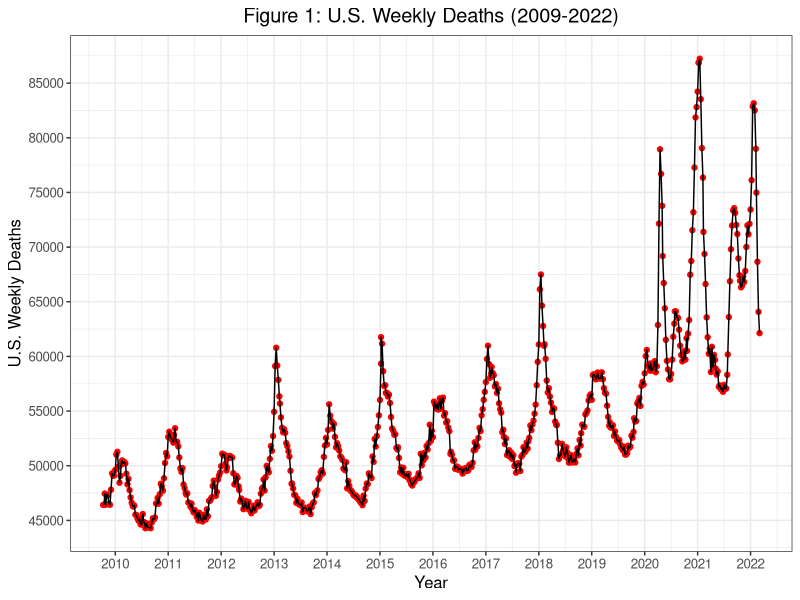
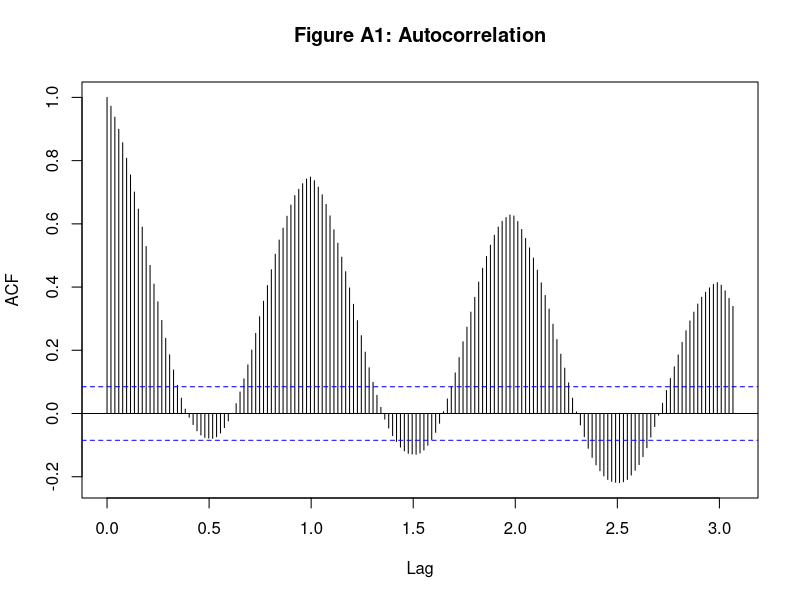
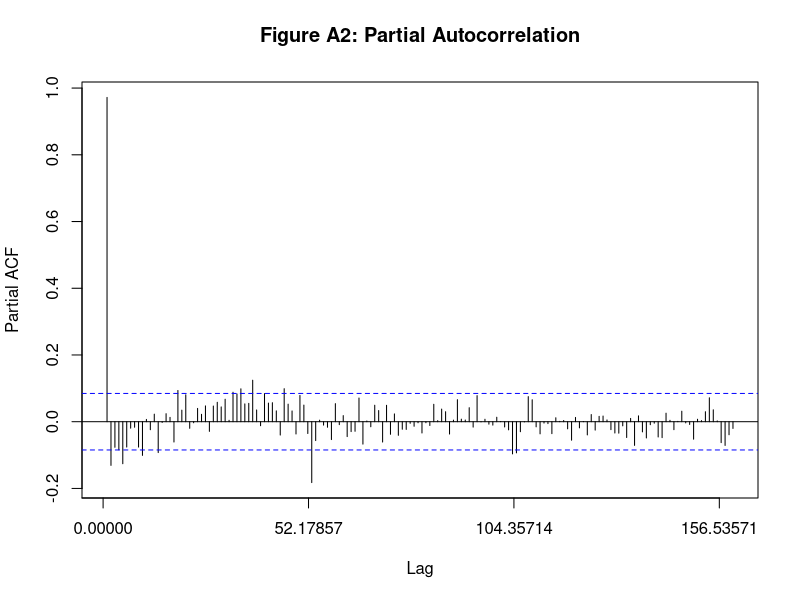
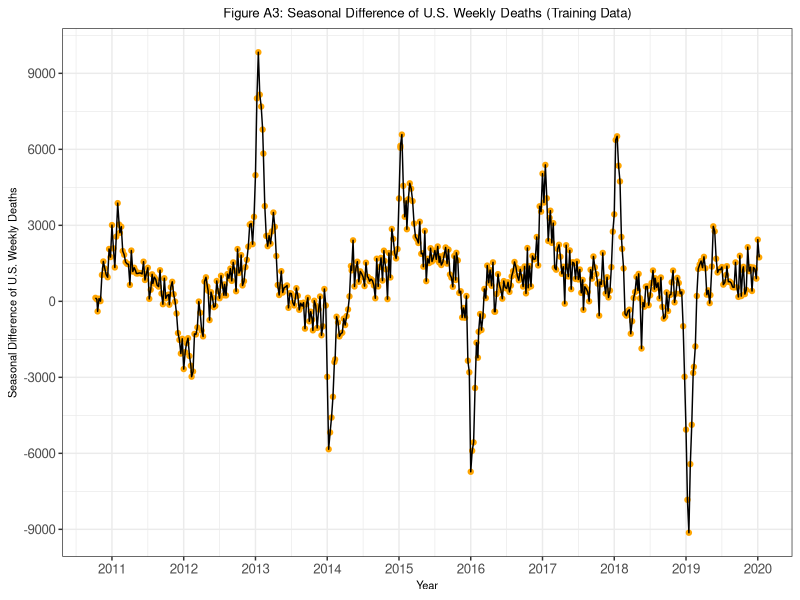

These charts were generated, in order, by the following R code: (Note: a time limit stopped this script after it produced the figures.)
## ---- chunk 1
knitr::opts_chunk$set(echo = TRUE)
## ---- chunk 2
library(ggplot2)
library(forecast)
library(urca)
## ---- chunk 3
data <- read.csv("US_Weekly_Deaths.csv", as.is=T)
training_data <- as.ts(data[1:535,]) # Before COVID deaths
training_data <- ts(training_data, start = 2009.7665982, frequency = 52.17857)
testing_data <- as.ts(data[536:dim(data)[1],]) # Week 536 has first COVID death
testing_data <- ts(testing_data, start = 2020.03832991, frequency = 52.17857)
## ---- chunk 4
# Plot of US Weekly Deaths (2009-2022)
ggplot(data, aes(x = Date, y = All.Deaths)) + 
  geom_point(col = "red") + 
  geom_line() +
  labs(x = "Year",
       y = "U.S. Weekly Deaths",
       title = "Figure 1: U.S. Weekly Deaths (2009-2022)") +
  scale_x_continuous(breaks = seq(2009, 2022, by = 1)) +
  scale_y_continuous(breaks = seq(45000, 85000, by = 5000)) +
  theme_bw() +
  theme(text = element_text(size = 12), 
        plot.title = element_text(hjust = 0.5))
## ---- chunk 5
# Time Series for All Deaths
Deaths <- training_data[,"All.Deaths"]
Year <- training_data[,"Year"]
Week <- training_data[,"Week"]
## ---- chunk 6
summary(Deaths) # Summary of Weekly Deaths Pre-COVID (Training Dataset)
summary(testing_data[,"All.Deaths"]) # Summary of Weekly Deaths During COVID (Testing Dataset)
## ---- chunk 7
# Autocorrelation
acf(Deaths, lag = 160, main = 'Figure A1: Autocorrelation') # acf
## ---- chunk 8
# Partial Autocorrelation
Pacf(Deaths, lag = 160, main = 'Figure A2: Partial Autocorrelation') 
## ---- chunk 9
# Kwiatkowski-Phillips-Schmidt-Shin (KPSS) test for Stationarity
summary(ur.kpss(Deaths)) # reject null (NOT stationary)
## ---- chunk 10
SD_Deaths <- diff(Deaths, lag = 52, differences = 1)
## ---- chunk 11
summary(ur.kpss(SD_Deaths)) # stationary
## ---- chunk 12
# Seasonal Difference of U.S. Weekly Deaths
SD_deaths_data <- data.frame(Year = training_data[53:length(Deaths),"Date"], SD_Deaths)

ggplot(SD_deaths_data, aes(x = Year, y = SD_Deaths)) + 
  geom_point(col = "orange") + 
  geom_line() +
  labs(x = "Year",
       y = "Seasonal Difference of U.S. Weekly Deaths",
       title = "Figure A3: Seasonal Difference of U.S. Weekly Deaths (Training Data)") +
  scale_x_continuous(breaks = seq(2009, 2020, by = 1)) +
  scale_y_continuous(breaks = seq(-15000, 15000, by = 3000)) +
  theme_bw() +
  theme(text = element_text(size = 12), 
        plot.title = element_text(hjust = 0.5),
        title = element_text(size = 8))
## ---- chunk 13
# Seasonal Component (0, 1, 0)
M000 <- arima(Deaths, order = c(0,0,0), seasonal = list(order = c(0,1,0), period = 52))
M001 <- arima(Deaths, order = c(1,0,0), seasonal = list(order = c(0,1,0), period = 52))
M002 <- arima(Deaths, order = c(0,0,1), seasonal = list(order = c(0,1,0), period = 52))
M003 <- arima(Deaths, order = c(1,0,1), seasonal = list(order = c(0,1,0), period = 52))
M004 <- arima(Deaths, order = c(2,0,0), seasonal = list(order = c(0,1,0), period = 52))
M005 <- arima(Deaths, order = c(0,0,2), seasonal = list(order = c(0,1,0), period = 52))
M006 <- arima(Deaths, order = c(2,0,1), seasonal = list(order = c(0,1,0), period = 52))
M007 <- arima(Deaths, order = c(1,0,2), seasonal = list(order = c(0,1,0), period = 52))
M008 <- arima(Deaths, order = c(2,0,2), seasonal = list(order = c(0,1,0), period = 52))
M009 <- arima(Deaths, order = c(3,0,0), seasonal = list(order = c(0,1,0), period = 52))
M010 <- arima(Deaths, order = c(0,0,3), seasonal = list(order = c(0,1,0), period = 52))
M011 <- arima(Deaths, order = c(3,0,1), seasonal = list(order = c(0,1,0), period = 52))
M012 <- arima(Deaths, order = c(1,0,3), seasonal = list(order = c(0,1,0), period = 52))
M013 <- arima(Deaths, order = c(3,0,2), seasonal = list(order = c(0,1,0), period = 52))
M014 <- arima(Deaths, order = c(2,0,3), seasonal = list(order = c(0,1,0), period = 52))
M015 <- arima(Deaths, order = c(3,0,3), seasonal = list(order = c(0,1,0), period = 52))

# Seasonal Component (1, 1, 0)
M100 <- arima(Deaths, order = c(0,0,0), seasonal = list(order = c(1,1,0), period = 52))
M101 <- arima(Deaths, order = c(1,0,0), seasonal = list(order = c(1,1,0), period = 52))
M102 <- arima(Deaths, order = c(0,0,1), seasonal = list(order = c(1,1,0), period = 52))
M103 <- arima(Deaths, order = c(1,0,1), seasonal = list(order = c(1,1,0), period = 52))
M104 <- arima(Deaths, order = c(2,0,0), seasonal = list(order = c(1,1,0), period = 52))
M105 <- arima(Deaths, order = c(0,0,2), seasonal = list(order = c(1,1,0), period = 52))
M106 <- arima(Deaths, order = c(2,0,1), seasonal = list(order = c(1,1,0), period = 52))
M107 <- arima(Deaths, order = c(1,0,2), seasonal = list(order = c(1,1,0), period = 52))
M108 <- arima(Deaths, order = c(2,0,2), seasonal = list(order = c(1,1,0), period = 52))
M109 <- arima(Deaths, order = c(3,0,0), seasonal = list(order = c(1,1,0), period = 52))
M110 <- arima(Deaths, order = c(0,0,3), seasonal = list(order = c(1,1,0), period = 52))
M111 <- arima(Deaths, order = c(3,0,1), seasonal = list(order = c(1,1,0), period = 52))
M112 <- arima(Deaths, order = c(1,0,3), seasonal = list(order = c(1,1,0), period = 52))
M113 <- arima(Deaths, order = c(3,0,2), seasonal = list(order = c(1,1,0), period = 52))
M114 <- arima(Deaths, order = c(2,0,3), seasonal = list(order = c(1,1,0), period = 52))
M115 <- arima(Deaths, order = c(3,0,3), seasonal = list(order = c(1,1,0), period = 52))

# Seasonal Component (0, 1, 1)
M200 <- arima(Deaths, order = c(0,0,0), seasonal = list(order = c(0,1,1), period = 52))
M201 <- arima(Deaths, order = c(1,0,0), seasonal = list(order = c(0,1,1), period = 52))
M202 <- arima(Deaths, order = c(0,0,1), seasonal = list(order = c(0,1,1), period = 52))
M203 <- arima(Deaths, order = c(1,0,1), seasonal = list(order = c(0,1,1), period = 52))
M204 <- arima(Deaths, order = c(2,0,0), seasonal = list(order = c(0,1,1), period = 52))
M205 <- arima(Deaths, order = c(0,0,2), seasonal = list(order = c(0,1,1), period = 52))
M206 <- arima(Deaths, order = c(2,0,1), seasonal = list(order = c(0,1,1), period = 52))
M207 <- arima(Deaths, order = c(1,0,2), seasonal = list(order = c(0,1,1), period = 52))
M208 <- arima(Deaths, order = c(2,0,2), seasonal = list(order = c(0,1,1), period = 52))
M209 <- arima(Deaths, order = c(3,0,0), seasonal = list(order = c(0,1,1), period = 52))
M210 <- arima(Deaths, order = c(0,0,3), seasonal = list(order = c(0,1,1), period = 52))
M211 <- arima(Deaths, order = c(3,0,1), seasonal = list(order = c(0,1,1), period = 52))
M212 <- arima(Deaths, order = c(1,0,3), seasonal = list(order = c(0,1,1), period = 52))
M213 <- arima(Deaths, order = c(3,0,2), seasonal = list(order = c(0,1,1), period = 52))
M214 <- arima(Deaths, order = c(2,0,3), seasonal = list(order = c(0,1,1), period = 52))
M215 <- arima(Deaths, order = c(3,0,3), seasonal = list(order = c(0,1,1), period = 52))

# Seasonal Component (1, 1, 1)
M300 <- arima(Deaths, order = c(0,0,0), seasonal = list(order = c(1,1,1), period = 52))
M301 <- arima(Deaths, order = c(1,0,0), seasonal = list(order = c(1,1,1), period = 52))
M302 <- arima(Deaths, order = c(0,0,1), seasonal = list(order = c(1,1,1), period = 52))
M303 <- arima(Deaths, order = c(1,0,1), seasonal = list(order = c(1,1,1), period = 52))
M304 <- arima(Deaths, order = c(2,0,0), seasonal = list(order = c(1,1,1), period = 52))
M305 <- arima(Deaths, order = c(0,0,2), seasonal = list(order = c(1,1,1), period = 52))
M306 <- arima(Deaths, order = c(2,0,1), seasonal = list(order = c(1,1,1), period = 52))
M307 <- arima(Deaths, order = c(1,0,2), seasonal = list(order = c(1,1,1), period = 52))
M308 <- arima(Deaths, order = c(2,0,2), seasonal = list(order = c(1,1,1), period = 52))
M309 <- arima(Deaths, order = c(3,0,0), seasonal = list(order = c(1,1,1), period = 52))
M310 <- arima(Deaths, order = c(0,0,3), seasonal = list(order = c(1,1,1), period = 52))
M311 <- arima(Deaths, order = c(3,0,1), seasonal = list(order = c(1,1,1), period = 52))
M312 <- arima(Deaths, order = c(1,0,3), seasonal = list(order = c(1,1,1), period = 52))
M313 <- arima(Deaths, order = c(3,0,2), seasonal = list(order = c(1,1,1), period = 52))
M314 <- arima(Deaths, order = c(2,0,3), seasonal = list(order = c(1,1,1), period = 52))
M315 <- arima(Deaths, order = c(3,0,3), seasonal = list(order = c(1,1,1), period = 52))

# Seasonal Component (2, 1, 0)
M400 <- arima(Deaths, order = c(0,0,0), seasonal = list(order = c(2,1,0), period = 52))
M401 <- arima(Deaths, order = c(1,0,0), seasonal = list(order = c(2,1,0), period = 52))
M402 <- arima(Deaths, order = c(0,0,1), seasonal = list(order = c(2,1,0), period = 52))
M403 <- arima(Deaths, order = c(1,0,1), seasonal = list(order = c(2,1,0), period = 52))
M404 <- arima(Deaths, order = c(2,0,0), seasonal = list(order = c(2,1,0), period = 52))
M405 <- arima(Deaths, order = c(0,0,2), seasonal = list(order = c(2,1,0), period = 52))
M406 <- arima(Deaths, order = c(2,0,1), seasonal = list(order = c(2,1,0), period = 52))
M407 <- arima(Deaths, order = c(1,0,2), seasonal = list(order = c(2,1,0), period = 52))
M408 <- arima(Deaths, order = c(2,0,2), seasonal = list(order = c(2,1,0), period = 52))
M409 <- arima(Deaths, order = c(3,0,0), seasonal = list(order = c(2,1,0), period = 52))
M410 <- arima(Deaths, order = c(0,0,3), seasonal = list(order = c(2,1,0), period = 52))
M411 <- arima(Deaths, order = c(3,0,1), seasonal = list(order = c(2,1,0), period = 52))
M412 <- arima(Deaths, order = c(1,0,3), seasonal = list(order = c(2,1,0), period = 52))
M413 <- arima(Deaths, order = c(3,0,2), seasonal = list(order = c(2,1,0), period = 52))
M414 <- arima(Deaths, order = c(2,0,3), seasonal = list(order = c(2,1,0), period = 52))
M415 <- arima(Deaths, order = c(3,0,3), seasonal = list(order = c(2,1,0), period = 52))

# Seasonal Component (0, 1, 2)
M500 <- arima(Deaths, order = c(0,0,0), seasonal = list(order = c(0,1,2), period = 52))
M501 <- arima(Deaths, order = c(1,0,0), seasonal = list(order = c(0,1,2), period = 52))
M502 <- arima(Deaths, order = c(0,0,1), seasonal = list(order = c(0,1,2), period = 52))
M503 <- arima(Deaths, order = c(1,0,1), seasonal = list(order = c(0,1,2), period = 52))
M504 <- arima(Deaths, order = c(2,0,0), seasonal = list(order = c(0,1,2), period = 52))
M505 <- arima(Deaths, order = c(0,0,2), seasonal = list(order = c(0,1,2), period = 52))
M506 <- arima(Deaths, order = c(2,0,1), seasonal = list(order = c(0,1,2), period = 52))
M507 <- arima(Deaths, order = c(1,0,2), seasonal = list(order = c(0,1,2), period = 52))
M508 <- arima(Deaths, order = c(2,0,2), seasonal = list(order = c(0,1,2), period = 52))
M509 <- arima(Deaths, order = c(3,0,0), seasonal = list(order = c(0,1,2), period = 52))
M510 <- arima(Deaths, order = c(0,0,3), seasonal = list(order = c(0,1,2), period = 52))
M511 <- arima(Deaths, order = c(3,0,1), seasonal = list(order = c(0,1,2), period = 52))
M512 <- arima(Deaths, order = c(1,0,3), seasonal = list(order = c(0,1,2), period = 52))
M513 <- arima(Deaths, order = c(3,0,2), seasonal = list(order = c(0,1,2), period = 52))
M514 <- arima(Deaths, order = c(2,0,3), seasonal = list(order = c(0,1,2), period = 52))
M515 <- arima(Deaths, order = c(3,0,3), seasonal = list(order = c(0,1,2), period = 52))

# Seasonal Component (2, 1, 1)
M600 <- arima(Deaths, order = c(0,0,0), seasonal = list(order = c(2,1,1), period = 52))
M601 <- arima(Deaths, order = c(1,0,0), seasonal = list(order = c(2,1,1), period = 52))
M602 <- arima(Deaths, order = c(0,0,1), seasonal = list(order = c(2,1,1), period = 52))
M603 <- arima(Deaths, order = c(1,0,1), seasonal = list(order = c(2,1,1), period = 52))
M604 <- arima(Deaths, order = c(2,0,0), seasonal = list(order = c(2,1,1), period = 52))
M605 <- arima(Deaths, order = c(0,0,2), seasonal = list(order = c(2,1,1), period = 52))
M606 <- arima(Deaths, order = c(2,0,1), seasonal = list(order = c(2,1,1), period = 52))
M607 <- arima(Deaths, order = c(1,0,2), seasonal = list(order = c(2,1,1), period = 52))
M608 <- arima(Deaths, order = c(2,0,2), seasonal = list(order = c(2,1,1), period = 52))
M609 <- arima(Deaths, order = c(3,0,0), seasonal = list(order = c(2,1,1), period = 52))
M610 <- arima(Deaths, order = c(0,0,3), seasonal = list(order = c(2,1,1), period = 52))
M611 <- arima(Deaths, order = c(3,0,1), seasonal = list(order = c(2,1,1), period = 52))
M612 <- arima(Deaths, order = c(1,0,3), seasonal = list(order = c(2,1,1), period = 52))
M613 <- arima(Deaths, order = c(3,0,2), seasonal = list(order = c(2,1,1), period = 52))
M614 <- arima(Deaths, order = c(2,0,3), seasonal = list(order = c(2,1,1), period = 52))
M615 <- arima(Deaths, order = c(3,0,3), seasonal = list(order = c(2,1,1), period = 52))

# Seasonal Component (1, 1, 2)
M700 <- arima(Deaths, order = c(0,0,0), seasonal = list(order = c(1,1,2), period = 52))
M701 <- arima(Deaths, order = c(1,0,0), seasonal = list(order = c(1,1,2), period = 52))
M702 <- arima(Deaths, order = c(0,0,1), seasonal = list(order = c(1,1,2), period = 52))
M703 <- arima(Deaths, order = c(1,0,1), seasonal = list(order = c(1,1,2), period = 52))
M704 <- arima(Deaths, order = c(2,0,0), seasonal = list(order = c(1,1,2), period = 52))
M705 <- arima(Deaths, order = c(0,0,2), seasonal = list(order = c(1,1,2), period = 52))
M706 <- arima(Deaths, order = c(2,0,1), seasonal = list(order = c(1,1,2), period = 52))
M707 <- arima(Deaths, order = c(1,0,2), seasonal = list(order = c(1,1,2), period = 52))
M708 <- arima(Deaths, order = c(2,0,2), seasonal = list(order = c(1,1,2), period = 52))
M709 <- arima(Deaths, order = c(3,0,0), seasonal = list(order = c(1,1,2), period = 52))
M710 <- arima(Deaths, order = c(0,0,3), seasonal = list(order = c(1,1,2), period = 52))
M711 <- arima(Deaths, order = c(3,0,1), seasonal = list(order = c(1,1,2), period = 52))
M712 <- arima(Deaths, order = c(1,0,3), seasonal = list(order = c(1,1,2), period = 52))
M713 <- arima(Deaths, order = c(3,0,2), seasonal = list(order = c(1,1,2), period = 52))
M714 <- arima(Deaths, order = c(2,0,3), seasonal = list(order = c(1,1,2), period = 52))
M715 <- arima(Deaths, order = c(3,0,3), seasonal = list(order = c(1,1,2), period = 52))

# Seasonal Component (2, 1, 2)
M800 <- arima(Deaths, order = c(0,0,0), seasonal = list(order = c(2,1,2), period = 52))
M801 <- arima(Deaths, order = c(1,0,0), seasonal = list(order = c(2,1,2), period = 52))
M802 <- arima(Deaths, order = c(0,0,1), seasonal = list(order = c(2,1,2), period = 52))
M803 <- arima(Deaths, order = c(1,0,1), seasonal = list(order = c(2,1,2), period = 52))
M804 <- arima(Deaths, order = c(2,0,0), seasonal = list(order = c(2,1,2), period = 52))
M805 <- arima(Deaths, order = c(0,0,2), seasonal = list(order = c(2,1,2), period = 52))
M806 <- arima(Deaths, order = c(2,0,1), seasonal = list(order = c(2,1,2), period = 52))
M807 <- arima(Deaths, order = c(1,0,2), seasonal = list(order = c(2,1,2), period = 52))
M808 <- arima(Deaths, order = c(2,0,2), seasonal = list(order = c(2,1,2), period = 52))
M809 <- arima(Deaths, order = c(3,0,0), seasonal = list(order = c(2,1,2), period = 52))
M810 <- arima(Deaths, order = c(0,0,3), seasonal = list(order = c(2,1,2), period = 52))
M811 <- arima(Deaths, order = c(3,0,1), seasonal = list(order = c(2,1,2), period = 52))
M812 <- arima(Deaths, order = c(1,0,3), seasonal = list(order = c(2,1,2), period = 52))
M813 <- arima(Deaths, order = c(3,0,2), seasonal = list(order = c(2,1,2), period = 52))
M814 <- arima(Deaths, order = c(2,0,3), seasonal = list(order = c(2,1,2), period = 52))
M815 <- arima(Deaths, order = c(3,0,3), seasonal = list(order = c(2,1,2), period = 52))
## ---- chunk 14
# Compare Models (choose one with lowest AIC)
AIC(M000, M001, M002, M003, M004, M005, M006, M007,
    M008, M009, M010, M011, M012, M013, M014, M015,
    M100, M101, M102, M103, M104, M105, M106, M107,
    M108, M109, M110, M111, M112, M113, M114, M115,
    M200, M201, M202, M203, M204, M205, M206, M207,
    M208, M209, M210, M211, M212, M213, M214, M215,
    M300, M301, M302, M303, M304, M305, M306, M307,
    M308, M309, M310, M311, M312, M313, M314, M315,
    M400, M401, M402, M403, M404, M405, M406, M407,
    M408, M409, M410, M411, M412, M413, M414, M415,
    M500, M501, M502, M503, M504, M505, M506, M507,
    M508, M509, M510, M511, M512, M513, M514, M515,
    M600, M601, M602, M603, M604, M605, M606, M607,
    M608, M609, M610, M611, M612, M613, M614, M615,
    M700, M701, M702, M703, M704, M705, M706, M707,
    M708, M709, M710, M711, M712, M713, M714, M715,
    M800, M801, M802, M803, M804, M805, M806, M807,
    M808, M809, M810, M811, M812, M813, M814, M815)
## ---- chunk 15
M513 <- arima(Deaths, order = c(3,0,2), seasonal = list(order = c(0,1,2), period = 52))
summary(M513)
## ---- chunk 16
tsdisplay(residuals(M513), lag.max = 100, main='Figure A4: Model Residuals')
## ---- chunk 17
forecast <- forecast(M513, h = 113) # 113 weeks in the testing data set
## ---- chunk 18
plot(forecast, xlab = "Year", 
     ylab = "U.S. Weekly Deaths", 
     main = "Figure A5: Observed and Predicted U.S. Weekly Deaths",
     ylim = c(35000, 90000), cex.main = 0.85)
lines(testing_data[,"All.Deaths"], col = "red")
legend("topleft", legend = c("Observed Deaths (Pre-COVID)", "Observed Deaths (During COVID-19 Pandemic)", "Predicted Deaths Point Estimate (During COVID-19 Pandemic)", "Predicted Deaths 80% Prediction Interval", "Predicted Deaths 95% Prediction Interval"), 
       lty = 1, lwd = c(2, 2, 2, 10, 10), col = c("black", "red", "blue", "lightsteelblue4", "gray85"), cex = 0.5)
## ---- chunk 19
point_estimate <- forecast$mean
upper_bound <- forecast$upper[,2]
excess_deaths <- as.numeric(testing_data[,"All.Deaths"]) - as.numeric(upper_bound)
excess_deaths_data <- data.frame(Year = testing_data[,"Date"], COVID_deaths = testing_data[,"COVID.19.Deaths"], excess_deaths)
## ---- chunk 20
sum(excess_deaths) # total number of excess deaths
## ---- chunk 21
sum(testing_data[,"COVID.19.Deaths"]) # total number of COVID deaths
## ---- chunk 22
round(cor(excess_deaths, testing_data[,"COVID.19.Deaths"]), 3)
cor.test(excess_deaths, testing_data[,"COVID.19.Deaths"])
## ---- chunk 23
ggplot(excess_deaths_data, aes(x = Year, y = excess_deaths)) + 
  geom_point(data = excess_deaths_data, aes(x = Year, y = excess_deaths), color = "black") +
  geom_point(data = excess_deaths_data, aes(x = Year, y = COVID_deaths), color = "black") +
  geom_line(data = excess_deaths_data, aes(x = Year, y = excess_deaths, color = 'Excess Deaths')) +
  geom_line(data = excess_deaths_data, aes(x = Year, y = COVID_deaths, color = 'COVID-19 Deaths')) +
  labs(x = "Year",
       y = "U.S. Weekly Deaths",
       title = "Figure 2: U.S. Weekly Excess Deaths and COVID-19 Deaths (2020-2022)") +
  scale_x_continuous(breaks = seq(2020, 2022.5, by = 0.5)) +
  scale_y_continuous(breaks = seq(0, 30000, by = 5000)) +
  theme_bw() +
  theme(text = element_text(size = 7),
        plot.title = element_text(hjust = 0.5)) +
  scale_color_manual(name = 'Legend',
                     breaks=c("Excess Deaths", "COVID-19 Deaths"),
                     values=c("Excess Deaths" = "blue", "COVID-19 Deaths" = "red"))
